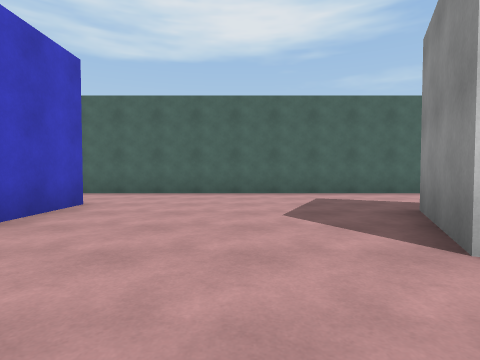
View 1 (above)

18 first-person views from a walk through a scene from a Unity 3-D project. The camera is 1.2 m above the floor, tilts 2° down and sees 80° across. The floor is counted in squares, 2 m on a side. Each view is taken from the middle of a square. On the plan, view 1 faces up. The plan holds only what a view shows up to about 9 squares ahead; the rest is blank.

View 2
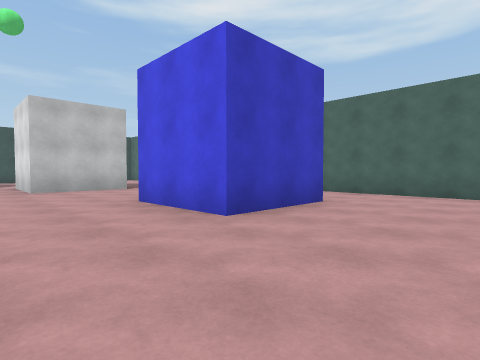

View 3
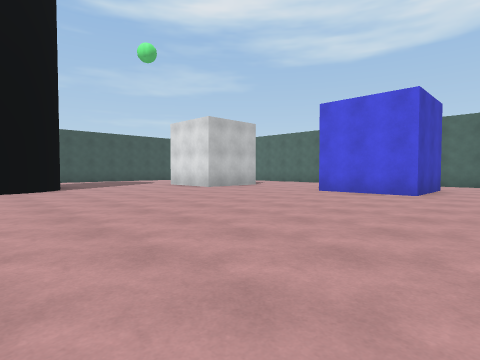

View 4
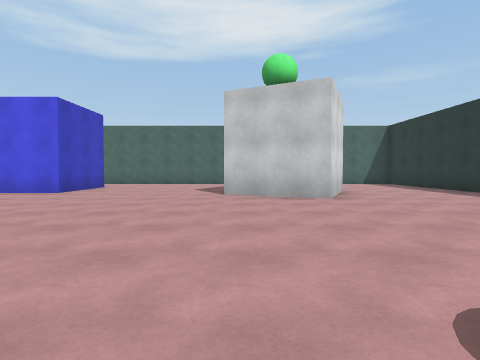

View 5
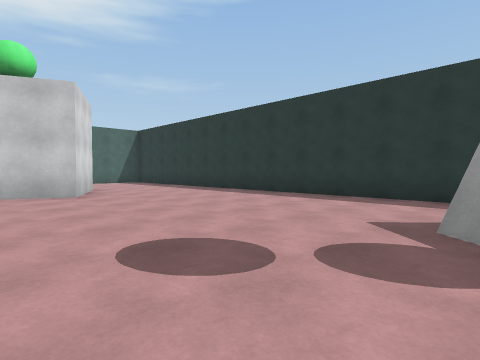

View 6
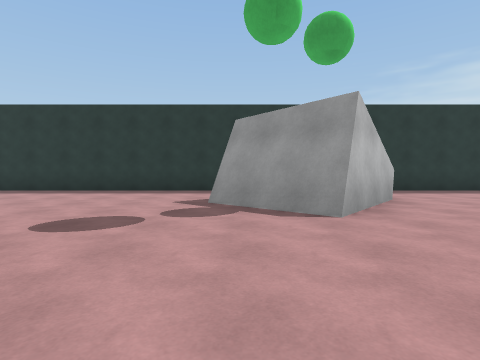

View 7
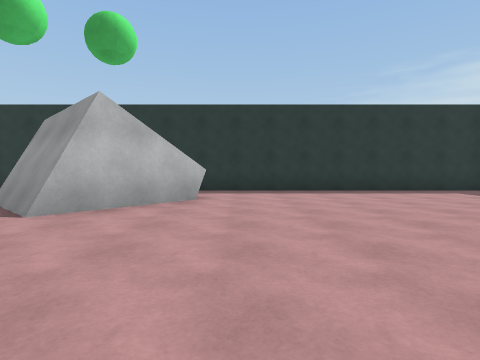

View 8
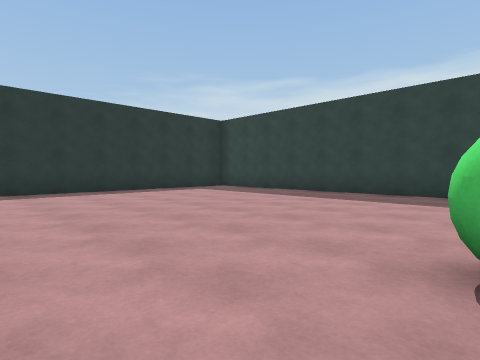

View 9
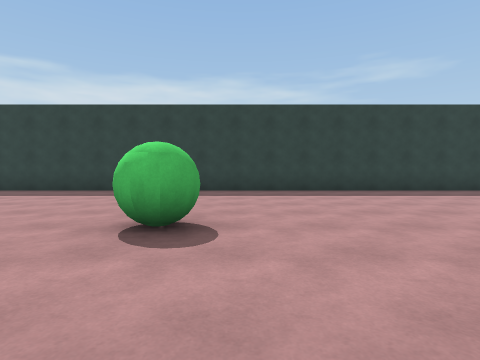

View 10
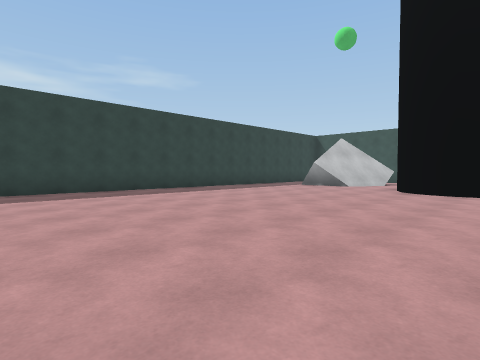

View 11
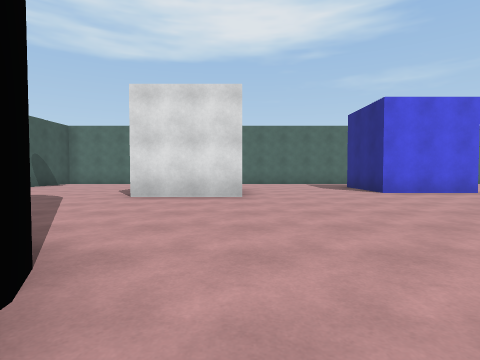

View 12
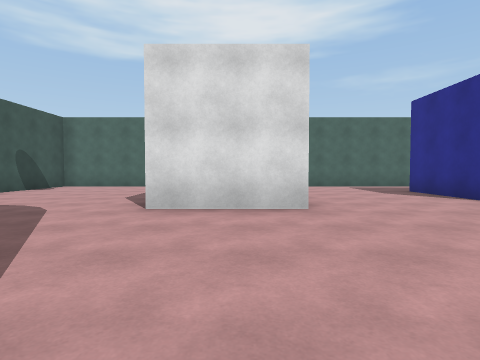

View 13
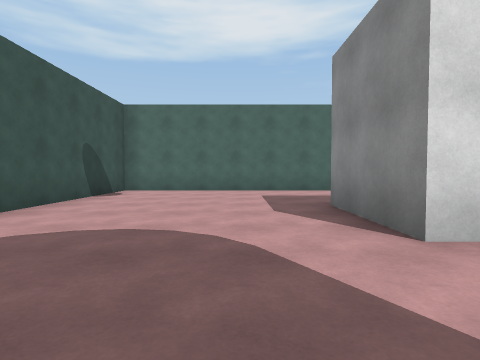

View 14
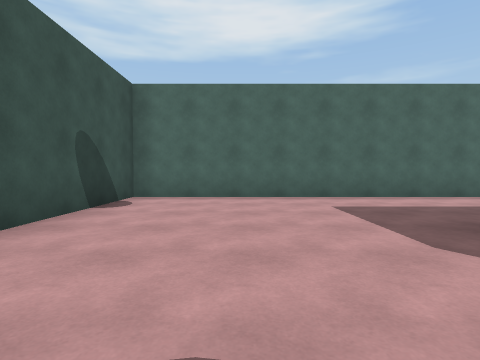

View 15
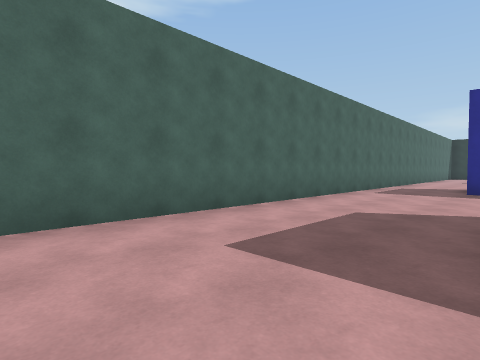

View 16
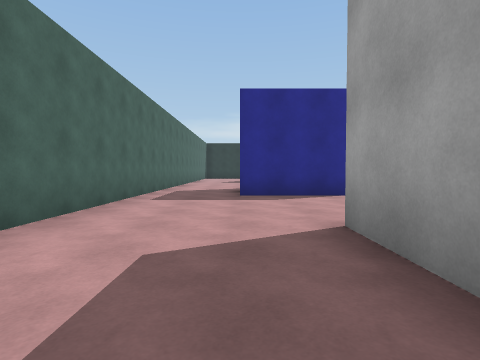

View 17
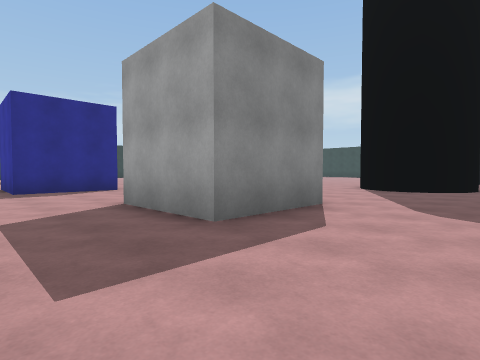

View 18
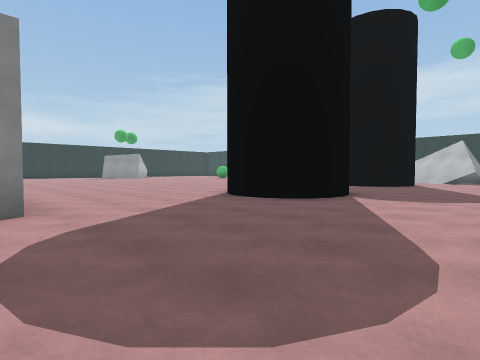

### Floor plan
Points are (right, up) in squares from view 1. A wall is a line through its corners. A room is listed if a view was taken in it or the views show most of it. See-through windows are left out.
Room 1 (views 1, 2, 3, 4, 5, 6, 7, 8, 9, 10, 11, 12, 13, 14, 15, 16, 17, 18)
walls: (-5.2, 2.5) (-5.2, 5) (-2.7, 5) (-2.7, 2.5) (-5.2, 2.5); (-10, -9.7) (-9.9, -10.1) (-10, -10.6) (-10.2, -11) (-10.6, -11.4) (-10.9, -11.6); (-8.9, 1.4) (-11.4, 1.4) (-11.4, 3.9) (-8.9, 3.9) (-8.9, 1.4); (3.7, -7.4) (5.4, -5.5); (-13, -4.7) (-13.1, -4.2) (-13, -3.7) (-12.8, -3.3) (-12.4, -2.9) (-12, -2.7) (-11.5, -2.6) (-11, -2.7) (-10.6, -3) (-10.2, -3.3) (-10, -3.7) (-10, -4.2); (6.1, -9.3) (3.9, -7.5) (5.7, -5.5); (4.9, 3.1) (3.9, 0.9) (1.6, 2) (2.7, 4.3); (8.4, -5.5) (8.4, 4); (-8.1, -17.4) (6.1, -17.4); (4.8, 7.4) (-16.4, 7.4) (-16.4, 3); (8.4, -17.1) (8.4, -8.8)
objects: green ball (0, -12)

Positions as (right, up) in squares from view 1, and headings:
1: (0, 0), facing up
2: (0, 0), facing up-left
3: (-1, -5), facing up-left
4: (2, -5), facing up
5: (2, -6), facing up-right
6: (0, -6), facing right
7: (0, -10), facing right
8: (0, -10), facing down-right
9: (-1, -9), facing down
10: (-2, -9), facing down-left
11: (-9, -5), facing up
12: (-10, -3), facing up
13: (-13, -1), facing up
14: (-14, 1), facing up
15: (-14, 4), facing up-right
16: (-12, 5), facing right
17: (-14, 6), facing down-right
18: (-16, 2), facing down-right
